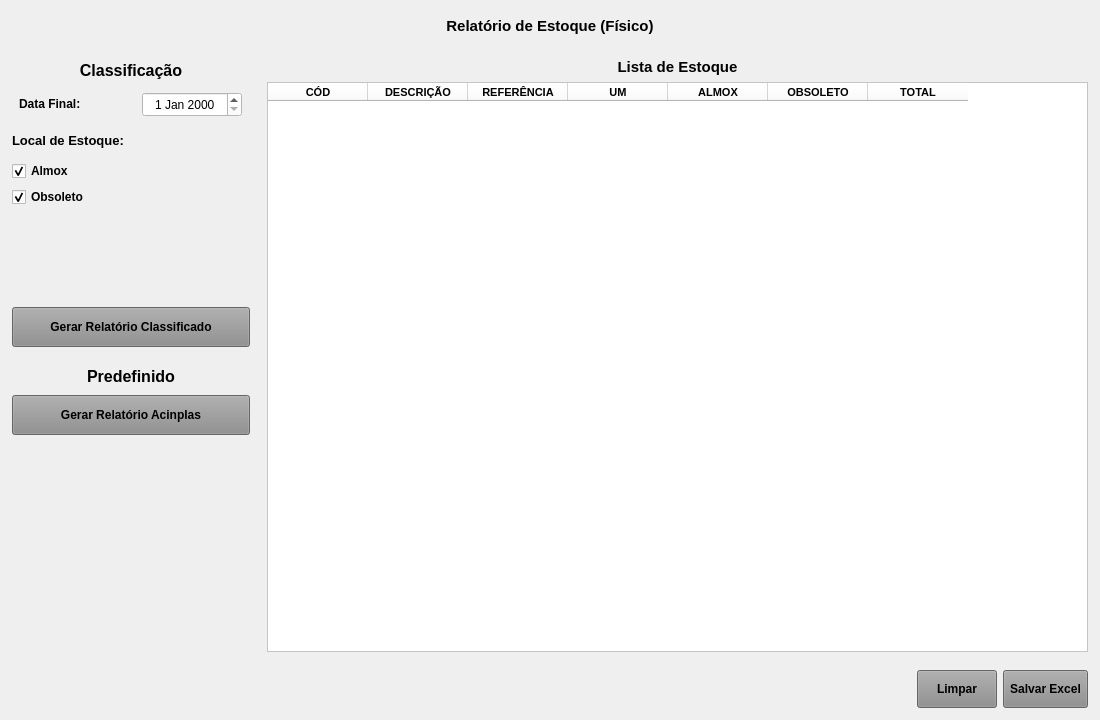
<?xml version="1.0" encoding="UTF-8"?>
<ui version="4.0">
 <class>MainWindow</class>
 <widget class="QMainWindow" name="MainWindow">
  <property name="geometry">
   <rect>
    <x>0</x>
    <y>0</y>
    <width>1100</width>
    <height>720</height>
   </rect>
  </property>
  <property name="windowTitle">
   <string>Relatório de Estoque</string>
  </property>
  <widget class="QWidget" name="centralwidget">
   <layout class="QVBoxLayout" name="verticalLayout">
    <property name="spacing">
     <number>6</number>
    </property>
    <property name="leftMargin">
     <number>6</number>
    </property>
    <property name="topMargin">
     <number>6</number>
    </property>
    <property name="rightMargin">
     <number>6</number>
    </property>
    <property name="bottomMargin">
     <number>6</number>
    </property>
    <item>
     <widget class="QWidget" name="widget_cabecalho" native="true">
      <property name="minimumSize">
       <size>
        <width>0</width>
        <height>40</height>
       </size>
      </property>
      <property name="maximumSize">
       <size>
        <width>16777215</width>
        <height>40</height>
       </size>
      </property>
      <property name="styleSheet">
       <string notr="true"/>
      </property>
      <layout class="QHBoxLayout" name="horizontalLayout_2">
       <item>
        <widget class="QLabel" name="label_13">
         <property name="sizePolicy">
          <sizepolicy hsizetype="Minimum" vsizetype="Preferred">
           <horstretch>0</horstretch>
           <verstretch>0</verstretch>
          </sizepolicy>
         </property>
         <property name="minimumSize">
          <size>
           <width>0</width>
           <height>0</height>
          </size>
         </property>
         <property name="font">
          <font>
           <pointsize>11</pointsize>
           <weight>75</weight>
           <bold>true</bold>
          </font>
         </property>
         <property name="text">
          <string>Relatório de Estoque (Físico)</string>
         </property>
         <property name="alignment">
          <set>Qt::AlignCenter</set>
         </property>
        </widget>
       </item>
      </layout>
     </widget>
    </item>
    <item>
     <widget class="QWidget" name="widget_2" native="true">
      <layout class="QHBoxLayout" name="horizontalLayout">
       <property name="spacing">
        <number>5</number>
       </property>
       <property name="leftMargin">
        <number>0</number>
       </property>
       <property name="topMargin">
        <number>0</number>
       </property>
       <property name="rightMargin">
        <number>0</number>
       </property>
       <property name="bottomMargin">
        <number>0</number>
       </property>
       <item>
        <widget class="QWidget" name="widget_4" native="true">
         <property name="minimumSize">
          <size>
           <width>250</width>
           <height>0</height>
          </size>
         </property>
         <property name="maximumSize">
          <size>
           <width>250</width>
           <height>16777215</height>
          </size>
         </property>
         <property name="styleSheet">
          <string notr="true"/>
         </property>
         <layout class="QVBoxLayout" name="verticalLayout_3">
          <property name="spacing">
           <number>5</number>
          </property>
          <property name="leftMargin">
           <number>0</number>
          </property>
          <property name="topMargin">
           <number>0</number>
          </property>
          <property name="rightMargin">
           <number>0</number>
          </property>
          <property name="bottomMargin">
           <number>0</number>
          </property>
          <item>
           <widget class="QWidget" name="widget_Cor1" native="true">
            <property name="minimumSize">
             <size>
              <width>0</width>
              <height>0</height>
             </size>
            </property>
            <property name="maximumSize">
             <size>
              <width>16777215</width>
              <height>16777215</height>
             </size>
            </property>
            <property name="styleSheet">
             <string notr="true"/>
            </property>
            <layout class="QVBoxLayout" name="verticalLayout_4">
             <property name="leftMargin">
              <number>6</number>
             </property>
             <property name="topMargin">
              <number>6</number>
             </property>
             <property name="rightMargin">
              <number>6</number>
             </property>
             <property name="bottomMargin">
              <number>6</number>
             </property>
             <item>
              <widget class="QLabel" name="label_2">
               <property name="minimumSize">
                <size>
                 <width>0</width>
                 <height>25</height>
                </size>
               </property>
               <property name="maximumSize">
                <size>
                 <width>16777215</width>
                 <height>25</height>
                </size>
               </property>
               <property name="font">
                <font>
                 <pointsize>12</pointsize>
                 <weight>75</weight>
                 <bold>true</bold>
                </font>
               </property>
               <property name="text">
                <string>Classificação</string>
               </property>
               <property name="alignment">
                <set>Qt::AlignCenter</set>
               </property>
              </widget>
             </item>
             <item>
              <widget class="QWidget" name="widget" native="true">
               <property name="minimumSize">
                <size>
                 <width>0</width>
                 <height>30</height>
                </size>
               </property>
               <property name="maximumSize">
                <size>
                 <width>16777215</width>
                 <height>30</height>
                </size>
               </property>
               <layout class="QHBoxLayout" name="horizontalLayout_4">
                <property name="leftMargin">
                 <number>5</number>
                </property>
                <property name="topMargin">
                 <number>3</number>
                </property>
                <property name="rightMargin">
                 <number>5</number>
                </property>
                <property name="bottomMargin">
                 <number>3</number>
                </property>
                <item>
                 <widget class="QLabel" name="label_24">
                  <property name="minimumSize">
                   <size>
                    <width>115</width>
                    <height>0</height>
                   </size>
                  </property>
                  <property name="maximumSize">
                   <size>
                    <width>115</width>
                    <height>16777215</height>
                   </size>
                  </property>
                  <property name="font">
                   <font>
                    <pointsize>9</pointsize>
                    <weight>75</weight>
                    <bold>true</bold>
                   </font>
                  </property>
                  <property name="text">
                   <string>Data Final:</string>
                  </property>
                  <property name="alignment">
                   <set>Qt::AlignLeading|Qt::AlignLeft|Qt::AlignVCenter</set>
                  </property>
                 </widget>
                </item>
                <item>
                 <widget class="QDateEdit" name="date_relatorio">
                  <property name="minimumSize">
                   <size>
                    <width>100</width>
                    <height>25</height>
                   </size>
                  </property>
                  <property name="maximumSize">
                   <size>
                    <width>100</width>
                    <height>25</height>
                   </size>
                  </property>
                  <property name="font">
                   <font>
                    <pointsize>9</pointsize>
                   </font>
                  </property>
                  <property name="styleSheet">
                   <string notr="true">background-color: rgb(255, 255, 255);</string>
                  </property>
                  <property name="alignment">
                   <set>Qt::AlignCenter</set>
                  </property>
                 </widget>
                </item>
               </layout>
              </widget>
             </item>
             <item>
              <widget class="QLabel" name="label_25">
               <property name="minimumSize">
                <size>
                 <width>0</width>
                 <height>30</height>
                </size>
               </property>
               <property name="maximumSize">
                <size>
                 <width>16777215</width>
                 <height>30</height>
                </size>
               </property>
               <property name="font">
                <font>
                 <pointsize>10</pointsize>
                 <weight>75</weight>
                 <bold>true</bold>
                </font>
               </property>
               <property name="text">
                <string>Local de Estoque:</string>
               </property>
               <property name="alignment">
                <set>Qt::AlignLeading|Qt::AlignLeft|Qt::AlignVCenter</set>
               </property>
              </widget>
             </item>
             <item>
              <widget class="QCheckBox" name="check_Almox">
               <property name="font">
                <font>
                 <pointsize>9</pointsize>
                 <weight>75</weight>
                 <bold>true</bold>
                </font>
               </property>
               <property name="text">
                <string>Almox</string>
               </property>
               <property name="checked">
                <bool>true</bool>
               </property>
              </widget>
             </item>
             <item>
              <widget class="QCheckBox" name="check_Obsoleto">
               <property name="font">
                <font>
                 <pointsize>9</pointsize>
                 <weight>75</weight>
                 <bold>true</bold>
                </font>
               </property>
               <property name="text">
                <string>Obsoleto</string>
               </property>
               <property name="checked">
                <bool>true</bool>
               </property>
              </widget>
             </item>
             <item>
              <widget class="QLabel" name="label">
               <property name="text">
                <string/>
               </property>
              </widget>
             </item>
             <item>
              <widget class="QPushButton" name="btn_Gerar_Classifica">
               <property name="sizePolicy">
                <sizepolicy hsizetype="Preferred" vsizetype="Preferred">
                 <horstretch>0</horstretch>
                 <verstretch>0</verstretch>
                </sizepolicy>
               </property>
               <property name="minimumSize">
                <size>
                 <width>0</width>
                 <height>40</height>
                </size>
               </property>
               <property name="maximumSize">
                <size>
                 <width>16777215</width>
                 <height>40</height>
                </size>
               </property>
               <property name="font">
                <font>
                 <pointsize>9</pointsize>
                 <weight>75</weight>
                 <bold>true</bold>
                </font>
               </property>
               <property name="cursor">
                <cursorShape>PointingHandCursor</cursorShape>
               </property>
               <property name="layoutDirection">
                <enum>Qt::LeftToRight</enum>
               </property>
               <property name="autoFillBackground">
                <bool>false</bool>
               </property>
               <property name="styleSheet">
                <string notr="true">background-color: rgb(141, 141, 141);</string>
               </property>
               <property name="text">
                <string>Gerar Relatório Classificado</string>
               </property>
               <property name="checkable">
                <bool>false</bool>
               </property>
               <property name="autoDefault">
                <bool>false</bool>
               </property>
               <property name="default">
                <bool>false</bool>
               </property>
               <property name="flat">
                <bool>false</bool>
               </property>
              </widget>
             </item>
            </layout>
           </widget>
          </item>
          <item>
           <widget class="QWidget" name="widget_Cor3" native="true">
            <property name="styleSheet">
             <string notr="true"/>
            </property>
            <layout class="QGridLayout" name="gridLayout_2">
             <property name="leftMargin">
              <number>6</number>
             </property>
             <property name="topMargin">
              <number>6</number>
             </property>
             <property name="rightMargin">
              <number>6</number>
             </property>
             <property name="bottomMargin">
              <number>6</number>
             </property>
             <item row="0" column="0">
              <widget class="QLabel" name="label_3">
               <property name="minimumSize">
                <size>
                 <width>0</width>
                 <height>25</height>
                </size>
               </property>
               <property name="maximumSize">
                <size>
                 <width>16777215</width>
                 <height>25</height>
                </size>
               </property>
               <property name="font">
                <font>
                 <pointsize>12</pointsize>
                 <weight>75</weight>
                 <bold>true</bold>
                </font>
               </property>
               <property name="text">
                <string>Predefinido</string>
               </property>
               <property name="alignment">
                <set>Qt::AlignCenter</set>
               </property>
              </widget>
             </item>
             <item row="1" column="0">
              <widget class="QPushButton" name="btn_Gerar_Acinplas">
               <property name="sizePolicy">
                <sizepolicy hsizetype="Preferred" vsizetype="Preferred">
                 <horstretch>0</horstretch>
                 <verstretch>0</verstretch>
                </sizepolicy>
               </property>
               <property name="minimumSize">
                <size>
                 <width>0</width>
                 <height>40</height>
                </size>
               </property>
               <property name="maximumSize">
                <size>
                 <width>16777215</width>
                 <height>40</height>
                </size>
               </property>
               <property name="font">
                <font>
                 <pointsize>9</pointsize>
                 <weight>75</weight>
                 <bold>true</bold>
                </font>
               </property>
               <property name="cursor">
                <cursorShape>PointingHandCursor</cursorShape>
               </property>
               <property name="layoutDirection">
                <enum>Qt::LeftToRight</enum>
               </property>
               <property name="autoFillBackground">
                <bool>false</bool>
               </property>
               <property name="styleSheet">
                <string notr="true">background-color: rgb(141, 141, 141);</string>
               </property>
               <property name="text">
                <string>Gerar Relatório Acinplas</string>
               </property>
               <property name="checkable">
                <bool>false</bool>
               </property>
               <property name="autoDefault">
                <bool>false</bool>
               </property>
               <property name="default">
                <bool>false</bool>
               </property>
               <property name="flat">
                <bool>false</bool>
               </property>
              </widget>
             </item>
             <item row="2" column="0">
              <widget class="QLabel" name="label_5">
               <property name="text">
                <string/>
               </property>
              </widget>
             </item>
            </layout>
           </widget>
          </item>
         </layout>
        </widget>
       </item>
       <item>
        <widget class="QWidget" name="widget_Cor2" native="true">
         <property name="styleSheet">
          <string notr="true"/>
         </property>
         <layout class="QVBoxLayout" name="verticalLayout_2">
          <property name="leftMargin">
           <number>6</number>
          </property>
          <property name="topMargin">
           <number>6</number>
          </property>
          <property name="rightMargin">
           <number>6</number>
          </property>
          <property name="bottomMargin">
           <number>6</number>
          </property>
          <item>
           <widget class="QLabel" name="label_Titulo">
            <property name="maximumSize">
             <size>
              <width>16777215</width>
              <height>18</height>
             </size>
            </property>
            <property name="font">
             <font>
              <pointsize>11</pointsize>
              <weight>75</weight>
              <bold>true</bold>
             </font>
            </property>
            <property name="text">
             <string>Lista de Estoque</string>
            </property>
            <property name="alignment">
             <set>Qt::AlignCenter</set>
            </property>
           </widget>
          </item>
          <item>
           <widget class="QTableWidget" name="table_Estoque">
            <property name="sizePolicy">
             <sizepolicy hsizetype="Preferred" vsizetype="Preferred">
              <horstretch>0</horstretch>
              <verstretch>0</verstretch>
             </sizepolicy>
            </property>
            <property name="font">
             <font>
              <pointsize>8</pointsize>
             </font>
            </property>
            <property name="styleSheet">
             <string notr="true">background-color: rgb(255, 255, 255);</string>
            </property>
            <attribute name="horizontalHeaderDefaultSectionSize">
             <number>100</number>
            </attribute>
            <attribute name="horizontalHeaderMinimumSectionSize">
             <number>39</number>
            </attribute>
            <attribute name="verticalHeaderDefaultSectionSize">
             <number>0</number>
            </attribute>
            <attribute name="verticalHeaderMinimumSectionSize">
             <number>0</number>
            </attribute>
            <column>
             <property name="text">
              <string>CÓD</string>
             </property>
             <property name="font">
              <font>
               <weight>75</weight>
               <bold>true</bold>
              </font>
             </property>
             <property name="textAlignment">
              <set>AlignCenter</set>
             </property>
            </column>
            <column>
             <property name="text">
              <string>DESCRIÇÃO</string>
             </property>
             <property name="font">
              <font>
               <weight>75</weight>
               <bold>true</bold>
              </font>
             </property>
             <property name="textAlignment">
              <set>AlignCenter</set>
             </property>
            </column>
            <column>
             <property name="text">
              <string>REFERÊNCIA</string>
             </property>
             <property name="font">
              <font>
               <weight>75</weight>
               <bold>true</bold>
              </font>
             </property>
             <property name="textAlignment">
              <set>AlignCenter</set>
             </property>
            </column>
            <column>
             <property name="text">
              <string>UM</string>
             </property>
             <property name="font">
              <font>
               <weight>75</weight>
               <bold>true</bold>
              </font>
             </property>
             <property name="textAlignment">
              <set>AlignCenter</set>
             </property>
            </column>
            <column>
             <property name="text">
              <string>ALMOX</string>
             </property>
             <property name="font">
              <font>
               <weight>75</weight>
               <bold>true</bold>
              </font>
             </property>
             <property name="textAlignment">
              <set>AlignCenter</set>
             </property>
            </column>
            <column>
             <property name="text">
              <string>OBSOLETO</string>
             </property>
             <property name="font">
              <font>
               <weight>75</weight>
               <bold>true</bold>
              </font>
             </property>
             <property name="textAlignment">
              <set>AlignCenter</set>
             </property>
            </column>
            <column>
             <property name="text">
              <string>TOTAL</string>
             </property>
             <property name="font">
              <font>
               <family>MS Shell Dlg 2</family>
               <pointsize>8</pointsize>
               <weight>75</weight>
               <bold>true</bold>
              </font>
             </property>
             <property name="textAlignment">
              <set>AlignCenter</set>
             </property>
            </column>
           </widget>
          </item>
         </layout>
        </widget>
       </item>
      </layout>
     </widget>
    </item>
    <item>
     <widget class="QWidget" name="widget_Cor4" native="true">
      <property name="minimumSize">
       <size>
        <width>0</width>
        <height>50</height>
       </size>
      </property>
      <property name="maximumSize">
       <size>
        <width>16777215</width>
        <height>50</height>
       </size>
      </property>
      <property name="styleSheet">
       <string notr="true"/>
      </property>
      <layout class="QHBoxLayout" name="horizontalLayout_3">
       <property name="leftMargin">
        <number>6</number>
       </property>
       <property name="topMargin">
        <number>6</number>
       </property>
       <property name="rightMargin">
        <number>6</number>
       </property>
       <property name="bottomMargin">
        <number>6</number>
       </property>
       <item>
        <widget class="QLabel" name="label_4">
         <property name="text">
          <string/>
         </property>
        </widget>
       </item>
       <item>
        <widget class="QPushButton" name="btn_Limpar">
         <property name="sizePolicy">
          <sizepolicy hsizetype="Fixed" vsizetype="Preferred">
           <horstretch>0</horstretch>
           <verstretch>0</verstretch>
          </sizepolicy>
         </property>
         <property name="maximumSize">
          <size>
           <width>80</width>
           <height>16777215</height>
          </size>
         </property>
         <property name="font">
          <font>
           <pointsize>9</pointsize>
           <weight>75</weight>
           <bold>true</bold>
          </font>
         </property>
         <property name="cursor">
          <cursorShape>PointingHandCursor</cursorShape>
         </property>
         <property name="layoutDirection">
          <enum>Qt::LeftToRight</enum>
         </property>
         <property name="autoFillBackground">
          <bool>false</bool>
         </property>
         <property name="styleSheet">
          <string notr="true">background-color: rgb(141, 141, 141);</string>
         </property>
         <property name="text">
          <string>Limpar</string>
         </property>
         <property name="checkable">
          <bool>false</bool>
         </property>
         <property name="autoDefault">
          <bool>false</bool>
         </property>
         <property name="default">
          <bool>false</bool>
         </property>
         <property name="flat">
          <bool>false</bool>
         </property>
        </widget>
       </item>
       <item>
        <widget class="QPushButton" name="btn_Salvar">
         <property name="sizePolicy">
          <sizepolicy hsizetype="Fixed" vsizetype="Preferred">
           <horstretch>0</horstretch>
           <verstretch>0</verstretch>
          </sizepolicy>
         </property>
         <property name="maximumSize">
          <size>
           <width>85</width>
           <height>16777215</height>
          </size>
         </property>
         <property name="font">
          <font>
           <pointsize>9</pointsize>
           <weight>75</weight>
           <bold>true</bold>
          </font>
         </property>
         <property name="cursor">
          <cursorShape>PointingHandCursor</cursorShape>
         </property>
         <property name="styleSheet">
          <string notr="true">background-color: rgb(141, 141, 141);</string>
         </property>
         <property name="text">
          <string>Salvar Excel</string>
         </property>
        </widget>
       </item>
      </layout>
     </widget>
    </item>
   </layout>
  </widget>
 </widget>
 <resources/>
 <connections/>
</ui>
